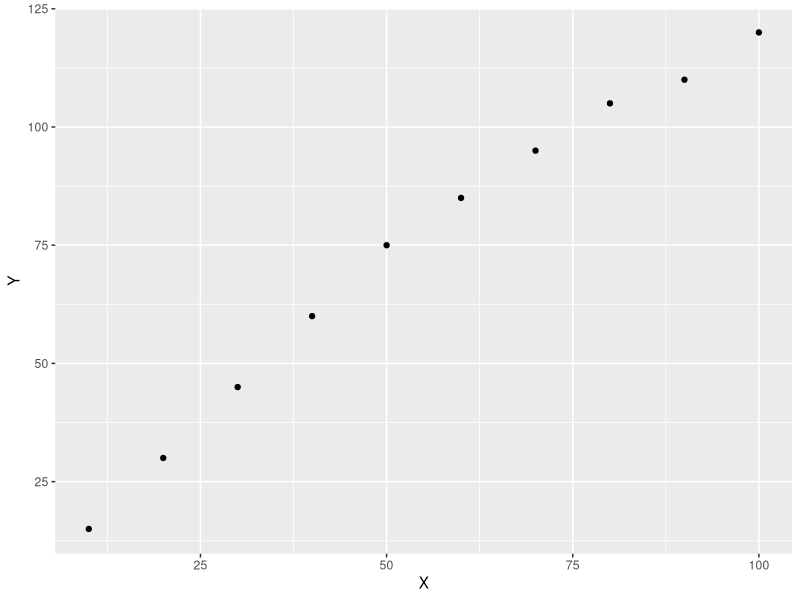
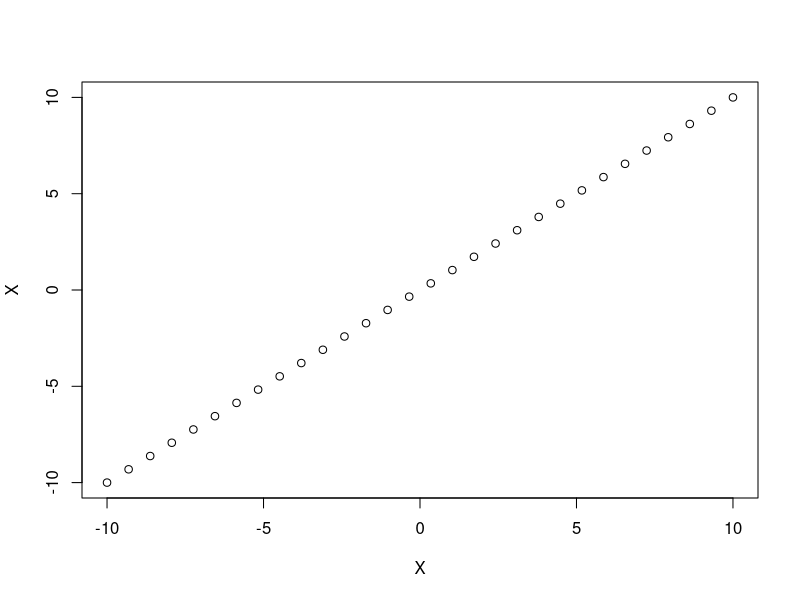
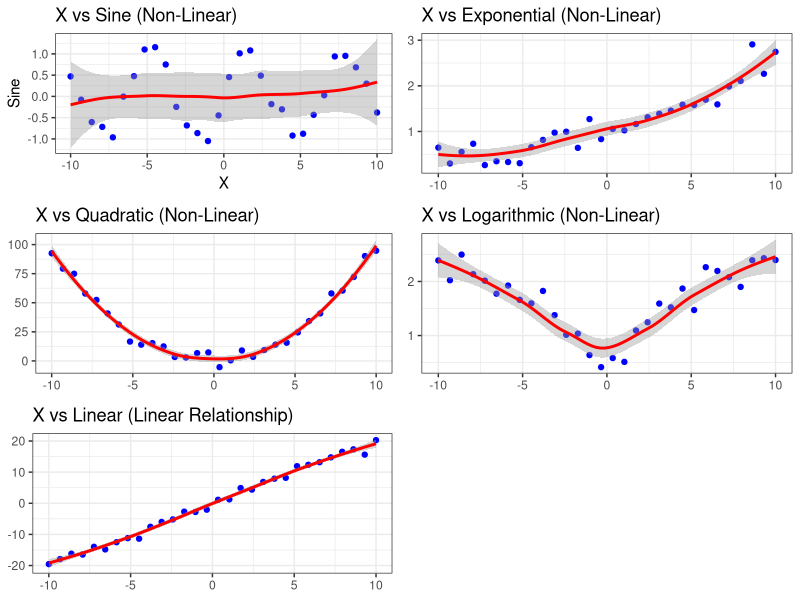
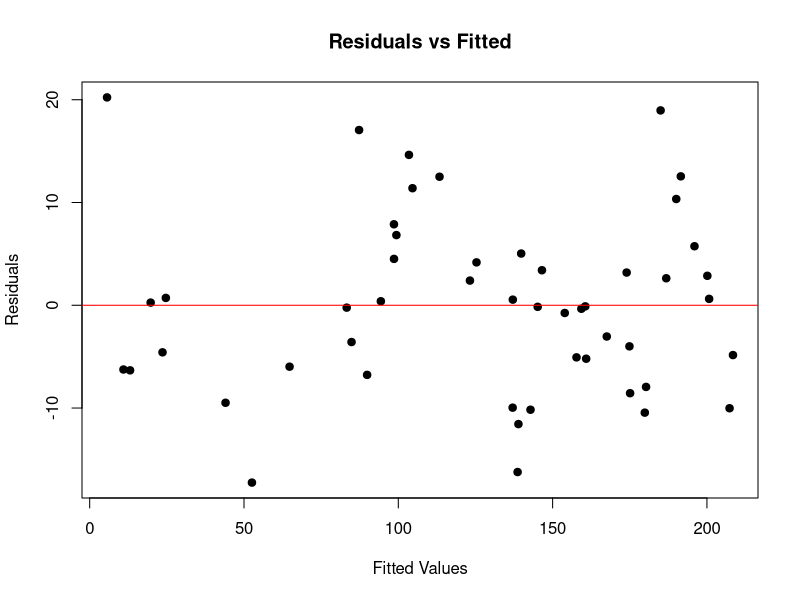
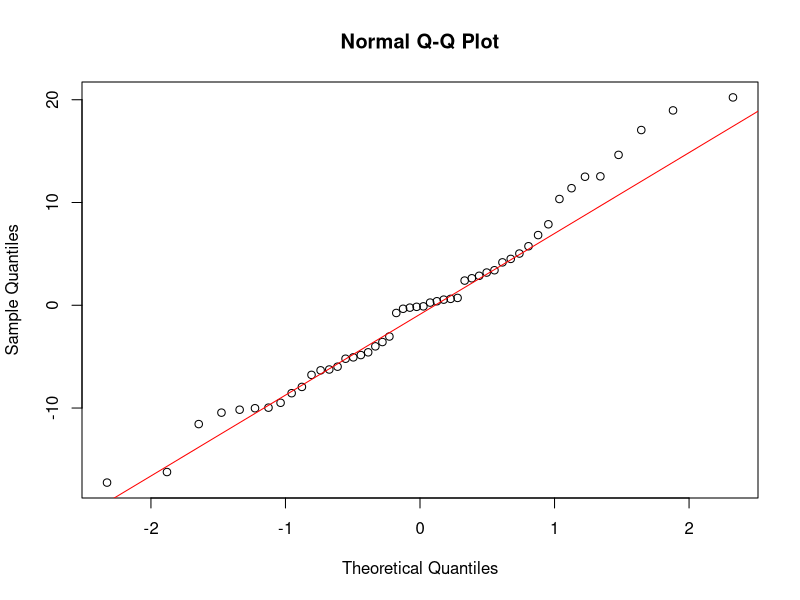

Recreate these plots in R, in order.
## ---- chunk 1
knitr::opts_chunk$set(echo = TRUE,message = FALSE,warnung=FALSE,comment = NA)
## ---- chunk 2
library(ggplot2)
library(dplyr)
library(gridExtra)
## ---- chunk 3
data <- data.frame(
  X = c(10, 20, 30, 40, 50, 60, 70, 80, 90, 100),
  Y = c(15, 30, 45, 60, 75, 85, 95, 105, 110, 120),
  Z = c(30, NA, 40, 45, 30, 50, 30, 40, 60, 70),
  M = -c(30, NA, 40, 45, 30, 50, 30, 40, 60, 70),
  Cat = rep(c("A","B"),each=5)
)
data

ggplot(data ,aes(x=X,y=Y)) +geom_point()
## ---- chunk 4
cor(data$X,data$Y)
cor(data$X,data$Z,use="complete.obs")
cor(data$X, data$M, use = "complete.obs")


data %>% 
  select(where(is.numeric)) %>% 
  cor(use="complete.obs") %>% 
  round(3)

data %>% select(where(is.numeric)) %>% 
  cor(method='spearman',use="complete.obs") %>% 
  round(3)

data %>% 
  select(where(is.numeric)) %>% 
  cor(use = "complete.obs", method = "kendall") %>% 
  round(3)


## ---- chunk 5
set.seed(42)
#generate 30 observation for x
X <- seq(-10,10,length.out=30)
U <- - X
cor(X,X+rnorm(30))
plot(X,X)

#create difference linear relationship
Linear <- 2*X +rnorm(30,mean=0,sd=1)
#Linear relationship with noise
Sine <- sin(X) + rnorm(30, mean = 0, sd = 0.2)             # Sine wave with noise
Exponential <- exp(X / 10) + rnorm(30, mean = 0, sd = 0.2) # Exponential growth
Quadratic <- X^2 + rnorm(30, mean = 0, sd = 5)             # Quadratic with noise
Logarithmic <- log(abs(X) + 1) + rnorm(30, mean = 0, sd = 0.2) # Logarithmic

df <- data.frame(Linear,Sine,Exponential,Quadratic,Logarithmic)
head(df)

## ---- chunk 6
scatter_plot <- function(data,x_var,y_var,title, x_lab = NULL, y_lab = NULL){
  
  ggplot(data,aes(x={x_var},y={y_var}))+
    geom_point(color="blue")+
    geom_smooth(method='loess',color='red')+
    labs(title = title, 
         x = x_lab, y = y_lab) + 
    theme_bw()
  
}



p1 <- scatter_plot(df, X, Sine, "X vs Sine (Non-Linear)", "X", "Sine")
p2 <- scatter_plot(df, X, Exponential, "X vs Exponential (Non-Linear)")
p3 <- scatter_plot(df, X, Quadratic, "X vs Quadratic (Non-Linear)")
p4 <- scatter_plot(df, X, Logarithmic, "X vs Logarithmic (Non-Linear)")
p5 <- scatter_plot(df, X, Linear, "X vs Linear (Linear Relationship)")

# Arrange plots in a grid
grid.arrange(p1, p2, p3, p4, p5, ncol = 2)
## ---- chunk 7
# Compute correlation matrix
corr_matrix <- cor(df,method="pearson")
round(corr_matrix,3)
## ---- chunk 8
#set seed
set.seed(42)

#Generate 50 observation
n<- 50
X1 <- runif(n, 1, 100)  # Independent variable
X2 <- rnorm(n, 0, 5) # another independent variable
Y <- 5 + 2*X1 - 3*X2 + rnorm(n, 0, 10)  # Linear model with noise

df <- round(data.frame(Y,X1,X2),2)
head(df)
cor(df)
## ---- chunk 9
model <- lm(Y ~ X1+X2,data=df)
summary(model)
## ---- chunk 10
test <- data.frame(
  X1 <- c(30,45),
  X2 <- c(12,15)
)
cbind(test,predicted=predict(model,test))
## ---- chunk 11
cbind(df,predicted=predict(model,test),resid(model))
## ---- chunk 12
plot(model$fitted.values, resid(model), 
     main="Residuals vs Fitted", xlab="Fitted Values", ylab="Residuals", pch=19)
abline(h=0, col="red")  # Reference line
## ---- chunk 13
car::vif(model)
## ---- chunk 14
#lmtest::bptest(model)
## ---- chunk 15
qqnorm(resid(model))
qqline(resid(model),col='red')
#hist(resid(model))

## ---- chunk 16
shapiro.test(resid(model))
